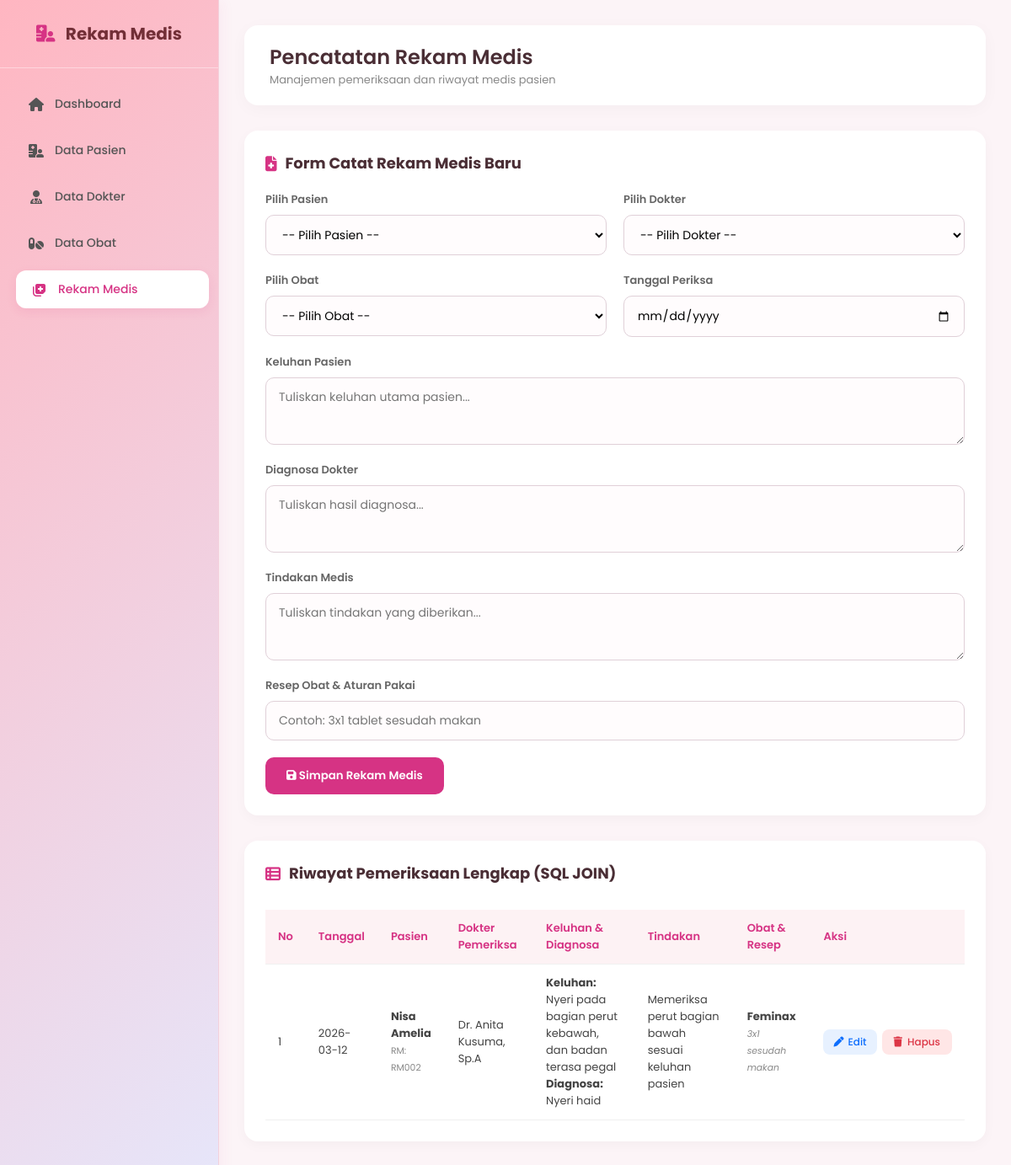
The app's page /rekam_medis.php with its own data.
### tables this page shows
CREATE TABLE `rekam_medis` (
  `id_rekam` int(11) NOT NULL,
  `id_pasien` int(11) NOT NULL,
  `id_dokter` int(11) NOT NULL,
  `id_obat` int(11) NOT NULL,
  `tanggal_periksa` date NOT NULL,
  `keluhan` text NOT NULL,
  `diagnosa` text NOT NULL,
  `tindakan` text NOT NULL,
  `resep` varchar(100) NOT NULL
);

CREATE TABLE `pasien` (
  `id_pasien` int(11) NOT NULL,
  `no_rm` varchar(20) NOT NULL,
  `nama_pasien` varchar(100) NOT NULL,
  `jenis_kelamin` enum('L','P') NOT NULL,
  `tanggal_lahir` date NOT NULL,
  `alamat` text NOT NULL
);

CREATE TABLE `dokter` (
  `id_dokter` int(11) NOT NULL,
  `nama_dokter` varchar(100) NOT NULL,
  `spesialisasi` varchar(50) NOT NULL
);

CREATE TABLE `obat` (
  `id_obat` int(11) NOT NULL,
  `nama_obat` varchar(100) NOT NULL,
  `satuan` varchar(30) NOT NULL,
  `stok` int(11) NOT NULL
);

### rekam_medis.php (the view, shortened to what this page needs)
<?php
include 'koneksi.php';
$edit_Data = null;
?>
<!DOCTYPE html>
<html lang="id">
<head>
    <link rel="stylesheet" href="https://cdnjs.cloudflare.com/ajax/libs/font-awesome/6.4.0/css/all.min.css">
</head>
<body>
    <div class="sidebar">
        <div class="sidebar-brand">
            <i class="fa-solid fa-hospital-user"></i> Rekam Medis
        </div>
        <ul class="sidebar-menu">
            <li><a href="index.php"><i class="fa-solid fa-house"></i> Dashboard</a></li>
            <li><a href="pasien.php"><i class="fa-solid fa-hospital-user"></i> Data Pasien</a></li>
            <li><a href="dokter.php"><i class="fa-solid fa-user-doctor"></i> Data Dokter</a></li>
            <li><a href="obat.php"><i class="fa-solid fa-pills"></i> Data Obat</a></li>
            <li><a href="rekam_medis.php" class="active"><i class="fa-solid fa-notes-medical"></i> Rekam Medis</a></li>
        </ul>
    </div>
    <div class="main-content">
        <header>
            <div>
                <h1>Pencatatan Rekam Medis</h1>
                <p style="font-size: 13px; color: #888;">Manajemen pemeriksaan dan riwayat medis pasien</p>
            </div>
        </header>
        <div class="content-card">
            <h3>
                <i class="fa-solid <?= $edit_Data ? 'fa-pen-to-square' : 'fa-file-medical'; ?>" style="color: #d63384;"></i>
                <?= $edit_Data ? 'Edit Data Rekam Medis' : 'Form Catat Rekam Medis Baru'; ?>
            </h3>
            <form method="POST">
                <div class="form-group">
                    <label>Pilih Pasien</label>
                    <select name="id_pasien" required>
                        <option value="">-- Pilih Pasien --</option>
                    </select>
                </div>
                <div class="form-group">
                    <label>Pilih Dokter</label>
                    <select name="id_dokter" required>
                        <option value="">-- Pilih Dokter --</option>
                    </select>
                </div>
                <div class="form-group">
                    <label>Pilih Obat</label>
                    <select name="id_obat" required>
                        <option value="">-- Pilih Obat --</option>
                    </select>
                </div>
                <div class="form-group">
                    <label>Tanggal Periksa</label>
                    <input type="date" name="tanggal_periksa" value="<?= $edit_Data['tanggal_periksa'] ?? ''; ?>" required>
                </div>
                <div class="form-group full">
                    <label>Keluhan Pasien</label>
                    <textarea name="keluhan" placeholder="Tuliskan keluhan utama pasien..." required><?= $edit_Data['keluhan'] ?? ''; ?></textarea>
                </div>
                <div class="form-group full">
                    <label>Diagnosa Dokter</label>
                    <textarea name="diagnosa" placeholder="Tuliskan hasil diagnosa..." required><?= $edit_Data['diagnosa'] ?? ''; ?></textarea>
                </div>
                <div class="form-group full">
                    <label>Tindakan Medis</label>
                    <textarea name="tindakan" placeholder="Tuliskan tindakan yang diberikan..." required><?= $edit_Data['tindakan'] ?? ''; ?></textarea>
                </div>
                <div class="form-group full">
                    <label>Resep Obat & Aturan Pakai</label>
                    <input type="text" name="resep" placeholder="Contoh: 3x1 tablet sesudah makan" value="<?= $edit_Data['resep'] ?? ''; ?>" required>
                </div>
                <div style="display: flex; grid-column: 1 / -1;">
                    <?php if ($edit_Data): ?>
                        <button type="submit" name="update"><i class="fa-solid fa-pen-to-square"></i> Update Rekam Medis</button>
                        <a href="rekam_medis.php" class="btn-batal">Batal</a>
                    <?php else: ?>
                        <button type="submit" name="tambah"><i class="fa-solid fa-floppy-disk"></i> Simpan Rekam Medis</button>
                    <?php endif; ?>
                </div>
            </form>
        </div>
        <div class="content-card">
            <h3><i class="fa-solid fa-table-list" style="color: #d63384;"></i> Riwayat Pemeriksaan Lengkap (SQL JOIN)</h3>
            <div style="overflow-x: auto;">
                <table>
                    <thead>
                        <tr>
                            <th>No</th>
                            <th>Tanggal</th>
                            <th>Pasien</th>
                            <th>Dokter Pemeriksa</th>
                            <th>Keluhan & Diagnosa</th>
                            <th>Tindakan</th>
                            <th>Obat & Resep</th>
                            <th>Aksi</th>
                        </tr>
                    </thead>
                    <tbody>
                        <?php
                        $no = 1;
                        $query = "SELECT rekam_medis.*, pasien.no_rm, pasien.nama_pasien, dokter.nama_dokter, obat.nama_obat
                                  FROM rekam_medis
                                  JOIN pasien ON rekam_medis.id_pasien = pasien.id_pasien
                                  JOIN dokter ON rekam_medis.id_dokter = dokter.id_dokter
                                  JOIN obat ON rekam_medis.id_obat = obat.id_obat";
                        $result = mysqli_query($koneksi, $query);
                        while ($row = mysqli_fetch_assoc($result)) {
                        ?>
                        <tr>
                            <td><?= $no++; ?></td>
                            <td><?= $row['tanggal_periksa']; ?></td>
                            <td><b><?= $row['nama_pasien']; ?></b><br><small style="color:#888;">RM: <?= $row['no_rm']; ?></small></td>
                            <td><?= $row['nama_dokter']; ?></td>
                            <td><b>Keluhan:</b> <?= $row['keluhan']; ?><br><b>Diagnosa:</b> <?= $row['diagnosa']; ?></td>
                            <td><?= $row['tindakan']; ?></td>
                            <td><b><?= $row['nama_obat']; ?></b><br><small style="color:#888;"><i><?= $row['resep']; ?></i></small></td>
                            <td>
                                <div class="btn-action-group">
                                    <a href="rekam_medis.php?edit=<?= $row['id_rekam']; ?>" class="btn-edit"><i class="fa-solid fa-pen"></i> Edit</a>
                                    <button onclick="konfirmasiHapus(<?= $row['id_rekam']; ?>)" class="btn-delete"><i class="fa-solid fa-trash"></i> Hapus</button>
                                </div>
                            </td>
                        </tr>
                        <?php } ?>
                    </tbody>
                </table>
            </div>
        </div>
    </div>
</body>
</html>

### rekam_medis.php (style rules this page uses)
* { margin: 0; padding: 0; box-sizing: border-box; font-family: 'Poppins', sans-serif; }
body { background-color: #fcf4f7; color: #444; display: flex; min-height: 100vh; }
.sidebar { width: 260px; background: linear-gradient(135deg, #ffb6c1, #e6e6fa); border-right: 1px solid #f3d1dc; display: flex; flex-direction: column; position: fixed; height: 100%; box-shadow: 4px 0 15px rgba(214, 51, 132, 0.05); }
.sidebar-brand { padding: 25px 20px; text-align: center; font-size: 20px; font-weight: 700; color: #722f37; border-bottom: 1px solid rgba(255,255,255,0.4); }
.sidebar-brand i { color: #d63384; margin-right: 8px; }
.sidebar-menu { list-style: none; padding: 20px 15px; }
.sidebar-menu li { margin-bottom: 10px; }
.sidebar-menu a { display: flex; align-items: center; gap: 12px; padding: 12px 18px; color: #555; text-decoration: none; font-weight: 500; font-size: 14px; border-radius: 12px; transition: all 0.3s ease; }
.sidebar-menu a:hover, .sidebar-menu a.active { background: #ffffff; color: #d63384; box-shadow: 0 4px 12px rgba(214, 51, 132, 0.1); transform: translateX(4px); }
.sidebar-menu a i { font-size: 16px; width: 20px; text-align: center; }
.main-content { margin-left: 260px; flex: 1; padding: 30px; }
header { display: flex; justify-content: space-between; align-items: center; background: #ffffff; padding: 20px 30px; border-radius: 16px; box-shadow: 0 4px 20px rgba(0,0,0,0.03); margin-bottom: 30px; }
header h1 { font-size: 24px; color: #4a2e35; font-weight: 600; }
.content-card { background: #ffffff; padding: 25px; border-radius: 16px; box-shadow: 0 4px 15px rgba(0,0,0,0.03); margin-bottom: 30px; }
.content-card h3 { font-size: 18px; color: #4a2e35; margin-bottom: 20px; display: flex; align-items: center; gap: 10px; }
form { display: grid; grid-template-columns: repeat(auto-fit, minmax(280px, 1fr)); gap: 20px; }
.form-group { display: flex; flex-direction: column; gap: 8px; }
.form-group.full { grid-column: 1 / -1; }
label { font-size: 13px; font-weight: 600; color: #666; }
input, select, textarea { width: 100%; padding: 12px 15px; border: 1px solid #e0d0d8; border-radius: 10px; font-size: 14px; background: #fffcfd; outline: none; transition: border-color 0.3s; }
textarea { resize: vertical; height: 80px; }
button, .btn-batal { background: #d63384; color: white; border: none; padding: 12px 25px; border-radius: 10px; font-weight: 600; cursor: pointer; transition: background 0.3s; grid-column: 1 / -1; width: max-content; text-decoration: none; display: inline-block; text-align: center; }
table { width: 100%; border-collapse: collapse; margin-top: 10px; }
table th, table td { padding: 12px 15px; text-align: left; font-size: 13px; border-bottom: 1px solid #f0f0f0; }
table th { background-color: #fdf2f4; color: #d63384; font-weight: 600; }
.btn-action-group { display: flex; gap: 6px; }
.btn-edit { color: #0d6efd; background: #e7f1ff; padding: 6px 12px; border-radius: 8px; text-decoration: none; font-size: 12px; font-weight: 500; display: inline-flex; align-items: center; gap: 5px; transition: background 0.3s; }
.btn-delete { color: #dc3545; background: #ffe6e6; padding: 6px 14px; border-radius: 8px; text-decoration: none; font-size: 12px; font-weight: 500; display: inline-flex; align-items: center; gap: 6px; transition: background 0.3s; border: none; cursor: pointer; }

### records on screen
rekam_medis: tanggal_periksa "2026-03-12", id_pasien.nama_pasien "Nisa Amelia", id_pasien.no_rm "RM002", id_dokter.nama_dokter "Dr. Anita Kusuma, Sp.A", keluhan "Nyeri pada bagian perut kebawah, dan badan terasa pegal", diagnosa "Nyeri haid", tindakan "Memeriksa perut bagian bawah sesuai keluhan pasien", id_obat.nama_obat "Feminax", resep "3x1 sesudah makan"
